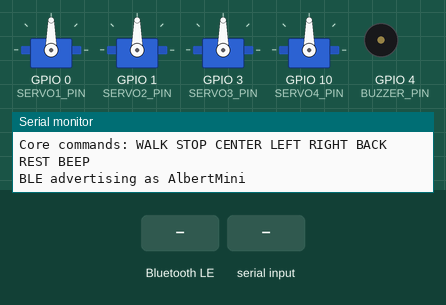
This sketch was run on a simulated ESP32-C3. On the bench: 4 × servo, buzzer (waves = sounding), the last lines printed to the serial monitor. The inputs (shaded band) are chosen by the test bench. Nothing arrives over Bluetooth unless stated; a phone connects over Bluetooth LE 3 s after start.

Above: at 1.6 s.
1.7 s: Bluetooth LE write "WALK" received
At 1.8 s:
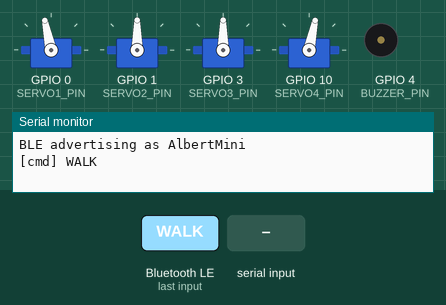
4.7 s: "BACK\n" received over Serial
7.7 s: Bluetooth LE write "LEFT" received
At 7.92 s:
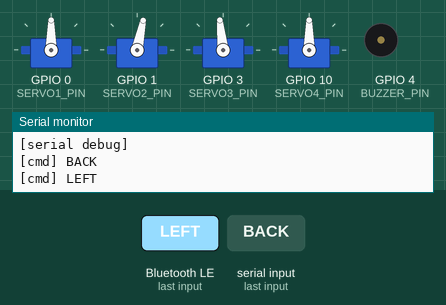
10.7 s: "RIGHT\n" received over Serial
13.7 s: "BEEP\n" received over Serial
At 16.61 s:
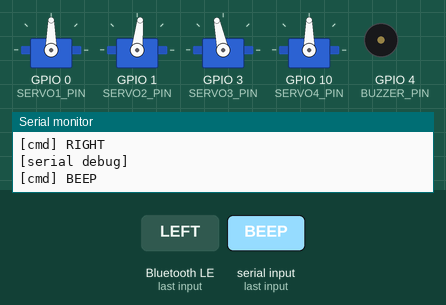
16.7 s: "BEEP\n" received over Serial
At 16.93 s:
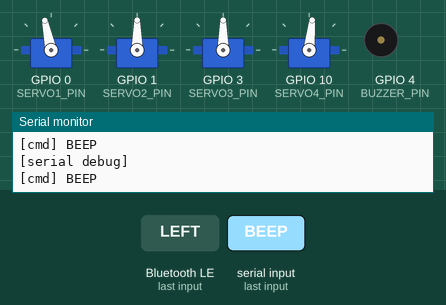
Timing chart, 0 to 20.7 s (numbered marks = the images above; inputs shaded):
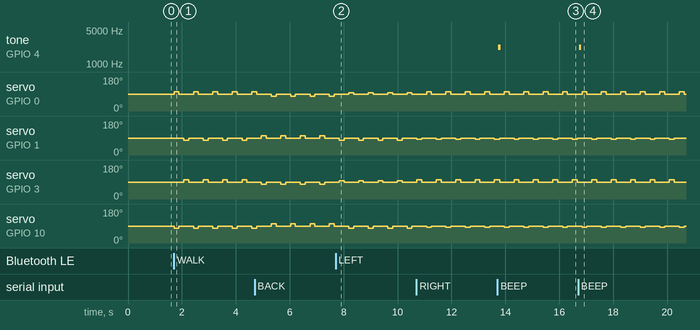

Measured:
- after the input at 1.7 s, servo on GPIO 0 (SERVO1_PIN): alternates 102° for 0.18 s and 90° for 0.54 s, starting at once; servo on GPIO 1 (SERVO2_PIN): alternates 90° for 0.54 s and 78° for 0.18 s, starting after 0.37 s
- after the input at 13.7 s, tone on GPIO 4 (BUZZER_PIN): silent → 2232 Hz at once, → silent 0.08 s later
- after the input at 16.7 s, tone on GPIO 4 (BUZZER_PIN): silent → 2232 Hz at once, → silent 0.08 s later

The sketch:

08_ble_control.ino
```cpp
// Albert Mini. Current workshop robot.
// Organizer: Robotics & Automation Club, TSEC. Aurigen hosts this lab page. Aurigen is not the organizer.
// Reference implementation. Not labeled as final-tested hardware validation.
// Module 08. Real BLE control. Device name AlbertMini.
// Phone writes ASCII to the RX characteristic. Serial is a debug fallback only.

#include <ESP32Servo.h>
#include <BLEDevice.h>
#include <BLEServer.h>
#include <BLEUtils.h>
#include <BLE2902.h>

// Current workshop robot. GPIO is SIGNAL only. Do not power a servo from a GPIO pin.
// Servo 1 GPIO 0 | Servo 2 GPIO 1 | Servo 3 GPIO 3 | Servo 4 GPIO 10
// Buzzer GPIO 4 (not a servo) | OLED SH1106 SDA GPIO 8 SCL GPIO 9 addr 0x3C

#define SERVO1_PIN 0
#define SERVO2_PIN 1
#define SERVO3_PIN 3
#define SERVO4_PIN 10
#define BUZZER_PIN 4
#define OLED_SDA 8
#define OLED_SCL 9
#define OLED_ADDR 0x3C
#define OLED_WIDTH 128
#define OLED_HEIGHT 64

#define BLE_NAME "AlbertMini"
#define BLE_SERVICE_UUID "6E400001-B5A3-F393-E0A9-E50E24DCCA9E"
#define BLE_RX_UUID "6E400002-B5A3-F393-E0A9-E50E24DCCA9E"
#define BLE_TX_UUID "6E400003-B5A3-F393-E0A9-E50E24DCCA9E"

#define CENTER_ANGLE 90
#define STEP_ANGLE 12
#define STEP_TIME 180
#define SERVO_MIN 50
#define SERVO_MAX 130
#define SERVO_PULSE_MIN 500
#define SERVO_PULSE_MAX 2400
#define SERIAL_BAUD 115200

Servo servos[4];
const int SERVO_PINS[4] = {SERVO1_PIN, SERVO2_PIN, SERVO3_PIN, SERVO4_PIN};
int servoOffsets[4] = {0, 0, 0, 0};
int current[4] = {CENTER_ANGLE, CENTER_ANGLE, CENTER_ANGLE, CENTER_ANGLE};

enum Mode { MODE_IDLE, MODE_WALK, MODE_BACK, MODE_LEFT, MODE_RIGHT };
Mode mode = MODE_IDLE;
int phase = 0;
unsigned long lastStep = 0;
String serialLine;
volatile bool bleConnected = false;

BLECharacteristic *txChar = nullptr;

void attachAll() {
  for (int i = 0; i < 4; i++) {
    servos[i].setPeriodHertz(50);
    servos[i].attach(SERVO_PINS[i], SERVO_PULSE_MIN, SERVO_PULSE_MAX);
  }
}

void apply(const int *target) {
  for (int i = 0; i < 4; i++) {
    current[i] = constrain(target[i] + servoOffsets[i], SERVO_MIN, SERVO_MAX);
    servos[i].write(current[i]);
  }
}

void poseCenter() {
  int t[4] = {CENTER_ANGLE, CENTER_ANGLE, CENTER_ANGLE, CENTER_ANGLE};
  apply(t);
}

void poseRest() {
  int t[4] = {CENTER_ANGLE + 8, CENTER_ANGLE - 8, CENTER_ANGLE - 8, CENTER_ANGLE + 8};
  apply(t);
}

void beepOnce() {
  pinMode(BUZZER_PIN, OUTPUT);
  for (int i = 0; i < 180; i++) {
    digitalWrite(BUZZER_PIN, HIGH);
    delayMicroseconds(220);
    digitalWrite(BUZZER_PIN, LOW);
    delayMicroseconds(220);
  }
}

void gaitTick() {
  int dir = (mode == MODE_BACK) ? -1 : 1;
  int turn = 0;
  if (mode == MODE_LEFT) turn = -1;
  if (mode == MODE_RIGHT) turn = 1;
  int a = STEP_ANGLE * dir;
  int biasL = turn < 0 ? STEP_ANGLE / 2 : 0;
  int biasR = turn > 0 ? STEP_ANGLE / 2 : 0;
  int t[4] = {CENTER_ANGLE, CENTER_ANGLE, CENTER_ANGLE, CENTER_ANGLE};
  if (phase == 0) {
    t[0] = CENTER_ANGLE + a - biasL;
    t[3] = CENTER_ANGLE - a + biasR;
  } else if (phase == 2) {
    t[1] = CENTER_ANGLE - a + biasR;
    t[2] = CENTER_ANGLE + a - biasL;
  }
  apply(t);
  phase = (phase + 1) % 4;
}

void notify(const char *msg) {
  Serial.print("[cmd] ");
  Serial.println(msg);
  if (bleConnected && txChar != nullptr) {
    txChar->setValue(msg);
    txChar->notify();
  }
}

void handleCommand(String cmd) {
  cmd.trim();
  cmd.toUpperCase();
  if (cmd.length() == 0) return;

  if (cmd == "WALK") { mode = MODE_WALK; notify("WALK"); return; }
  if (cmd == "BACK") { mode = MODE_BACK; notify("BACK"); return; }
  if (cmd == "LEFT") { mode = MODE_LEFT; notify("LEFT"); return; }
  if (cmd == "RIGHT") { mode = MODE_RIGHT; notify("RIGHT"); return; }
  if (cmd == "STOP") { mode = MODE_IDLE; poseCenter(); notify("STOP"); return; }
  if (cmd == "CENTER") { mode = MODE_IDLE; poseCenter(); notify("CENTER"); return; }
  if (cmd == "REST") { mode = MODE_IDLE; poseRest(); notify("REST"); return; }
  if (cmd == "BEEP") { beepOnce(); notify("BEEP"); return; }

  Serial.print("Unknown command: ");
  Serial.println(cmd);
  Serial.println("Core: WALK STOP CENTER LEFT RIGHT BACK REST BEEP");
}

class ServerCbs : public BLEServerCallbacks {
  void onConnect(BLEServer *s) {
    (void)s;
    bleConnected = true;
    Serial.println("BLE connected");
  }
  void onDisconnect(BLEServer *s) {
    bleConnected = false;
    Serial.println("BLE disconnected. Advertising again.");
    s->startAdvertising();
  }
};

class RxCbs : public BLECharacteristicCallbacks {
  void onWrite(BLECharacteristic *c) {
    String value;
#if defined(ESP_ARDUINO_VERSION_MAJOR) && (ESP_ARDUINO_VERSION_MAJOR >= 3)
    value = c->getValue();
#else
    value = String(c->getValue().c_str());
#endif
    handleCommand(value);
  }
};

void setupBle() {
  BLEDevice::init(BLE_NAME);
  BLEServer *server = BLEDevice::createServer();
  server->setCallbacks(new ServerCbs());
  BLEService *service = server->createService(BLE_SERVICE_UUID);

  txChar = service->createCharacteristic(
    BLE_TX_UUID,
    BLECharacteristic::PROPERTY_NOTIFY
  );
  txChar->addDescriptor(new BLE2902());

  BLECharacteristic *rxChar = service->createCharacteristic(
    BLE_RX_UUID,
    BLECharacteristic::PROPERTY_WRITE | BLECharacteristic::PROPERTY_WRITE_NR
  );
  rxChar->setCallbacks(new RxCbs());

  service->start();
  BLEAdvertising *adv = BLEDevice::getAdvertising();
  adv->addServiceUUID(BLE_SERVICE_UUID);
  adv->setScanResponse(true);
  BLEDevice::startAdvertising();
  Serial.print("BLE advertising as ");
  Serial.println(BLE_NAME);
}

void setup() {
  Serial.begin(SERIAL_BAUD);
  delay(400);
  pinMode(BUZZER_PIN, OUTPUT);
  digitalWrite(BUZZER_PIN, LOW);
  Serial.println("Module 08 BLE control");
  Serial.println("Path: Phone -> BLE -> ESP32-C3 parser -> servos");
  Serial.println("Serial Monitor is a debug fallback. It is not BLE.");
  Serial.println("Core commands: WALK STOP CENTER LEFT RIGHT BACK REST BEEP");
  attachAll();
  poseCenter();
  setupBle();
}

void loop() {
  while (Serial.available()) {
    char ch = Serial.read();
    if (ch == '\n' || ch == '\r') {
      if (serialLine.length()) {
        Serial.println("[serial debug]");
        handleCommand(serialLine);
        serialLine = "";
      }
    } else {
      serialLine += ch;
    }
  }

  bool moving = mode == MODE_WALK || mode == MODE_BACK || mode == MODE_LEFT || mode == MODE_RIGHT;
  if (moving && millis() - lastStep >= (unsigned long)STEP_TIME) {
    lastStep = millis();
    gaitTick();
  }
}
```
